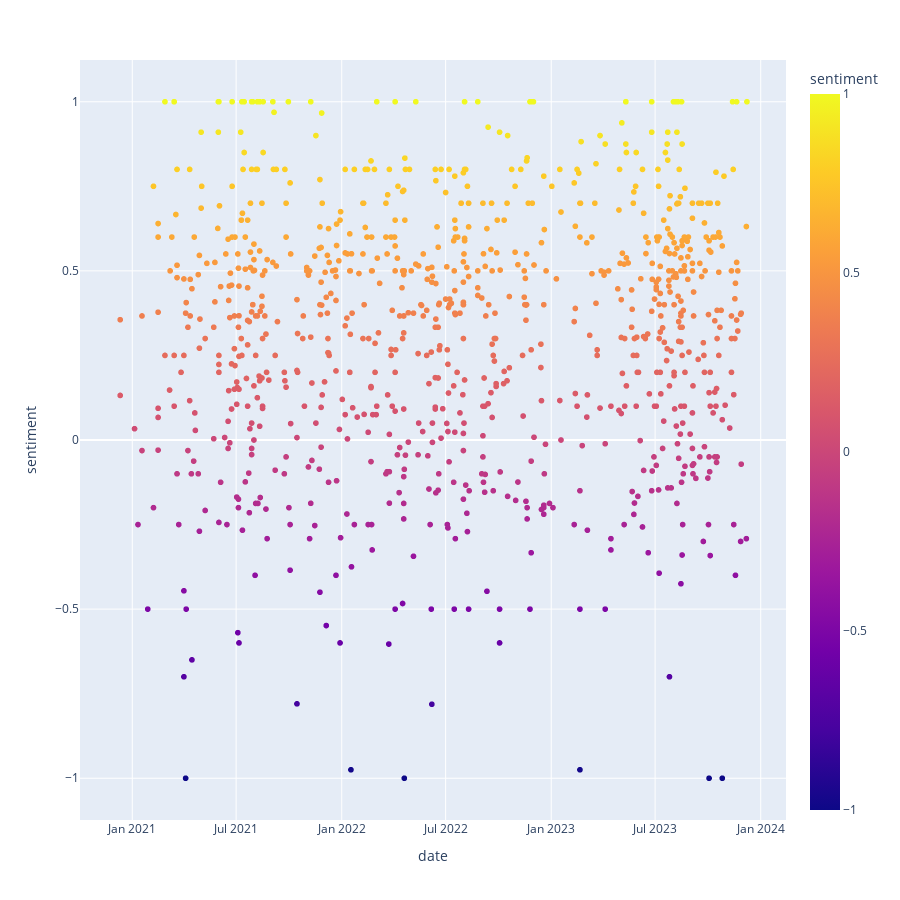

Notebook cell for this chart:
### Code cell
fig = px.scatter(client_reviews, x="date", y="sentiment",
                 color='sentiment',
                 #labels={"sentiment": "Sentimiento de la Reseña"},
                 height=900)

# Mostrar la figura
fig.show()

### Figure 1 — Plotly figure (JSON) as saved in the notebook; plotly's stock layout.template omitted (floating-point values rounded to 4 significant figures; data arrays with more than 128 entries replaced by an {"elided": "..."} marker saying what was removed)
{"data": [{"hovertemplate": "date=%{x}<br>sentiment=%{marker.color}<extra></extra>", "legendgroup": "", "marker": {"color": {"elided": "2290 float values"}, "coloraxis": "coloraxis", "symbol": "circle"}, "mode": "markers", "name": "", "showlegend": false, "type": "scattergl", "x": {"elided": "2290 str values"}, "xaxis": "x", "y": {"elided": "2290 float values"}, "yaxis": "y"}], "layout": {"coloraxis": {"colorbar": {"title": {"text": "sentiment"}}, "colorscale": [[0, "#0d0887"], [0.1111, "#46039f"], [0.2222, "#7201a8"], [0.3333, "#9c179e"], [0.4444, "#bd3786"], [0.5556, "#d8576b"], [0.6667, "#ed7953"], [0.7778, "#fb9f3a"], [0.8889, "#fdca26"], [1, "#f0f921"]]}, "height": 900, "legend": {"tracegroupgap": 0}, "margin": {"t": 60}, "xaxis": {"anchor": "y", "domain": [0, 1], "title": {"text": "date"}}, "yaxis": {"anchor": "x", "domain": [0, 1], "title": {"text": "sentiment"}}}}
